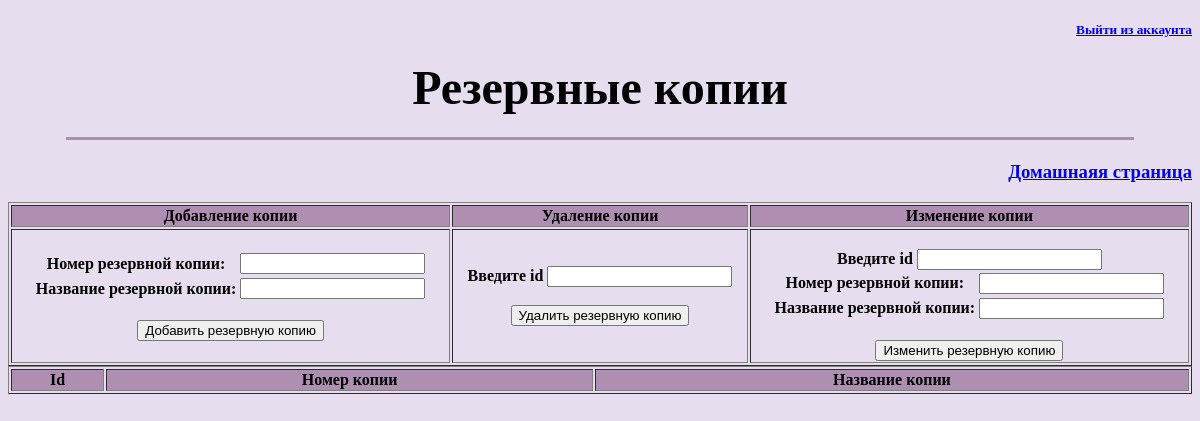
Page /home/backup/ on the earlier database version.
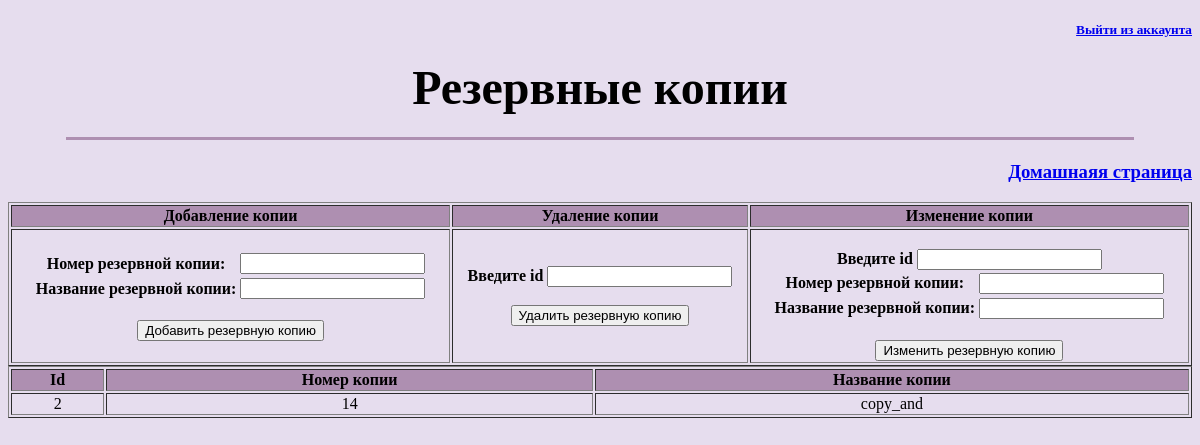
Same page on the later database version.
### firstapp/models.py (models this page shows)
class Backup_copy(models.Model):
    number = models.IntegerField()
    name = models.CharField(max_length=120)
    objects = models.Manager()

### firstapp/views.py (the view)
# urls.py: path('home/backup/', views.index_backup, name='backup'),
def index_backup(request):
    index_form = DateBackup()
    index_data = Backup_copy.objects.all()
    return render(request, "firstapp/Template_backup.html", {"form": index_form, "data": index_data})

### firstapp/forms.py
class DateBackup(forms.Form):
    number = forms.IntegerField(label="Номер резервной копии")
    name = forms.CharField(label="Название резервной копии")

### templates/firstapp/Template_backup.html (shortened to what this page needs)
<!DOCTYPE html>
<html>
<head>
</head>
<body class="container"  bgcolor="#e6ddee">
    <div id="header" >
        <h5 align="right"><a href="/accounts/login/">Выйти из аккаунта</a></h5>
        <h1 align="center"><font face="Monotype Corsiva" size="+6" color="black">Резервные копии</font><h1>
            <hr align="center" width="90%" size="3" color="#ae8fb1"/>
        <h3 align="right"><a href = "{% url 'home' %}">Домашнаяя страница</a></h3>
    </div>
    <table border="1" width="100%">
    <tr bgcolor="#ae8fb1">
        <th> Добавление копии </th>
        <th> Удаление копии </th>
        <th> Изменение копии </th>
    </tr>
    <tr>
        <th align="center">
            <form method="POST" action="add/">
            <table>
                {{ form }}
            </table>
                <br>
            <input type="submit" value="Добавить резервную копию">
            </form>
        </th>
        <th align="center">
            <form method="POST" action="del/">
            <label>Введите id</label>
            <input type= "number" name="del_int"><br>
            <br>
            <input type= "submit" value="Удалить резервную копию">
            </form>
        </th>
        <th align="center">
            <br>
            <form method="POST" action="update/">
            <label>Введите id</label>
            <input type= "number" name="update_int"><br>
            <table>
                {{ form }}
            </table>
            <br>
            <input type= "submit" value="Изменить резервную копию">
            </form>
        </th>
    </tr>
    </table>
	<form method="POST" action="show/">
        <table border="1" width="100%">
            <tr align="center" bgcolor="#ae8fb1">
                <th>Id</th>
                <th>Номер копии</th>
                <th>Название копии</th>
            </tr>
        {% for i in data %}
            <tr align="center">
                <td>{{ i.id }}</td>
                <td>{{ i.number }}</td>
                <td>{{ i.name }}</td>
            </tr>
        {% endfor %}
        </table>
        </form>
</body>
</html>

Differences in the rows shown:
added Backup_copy: id "2", number "14", name "copy_and"
